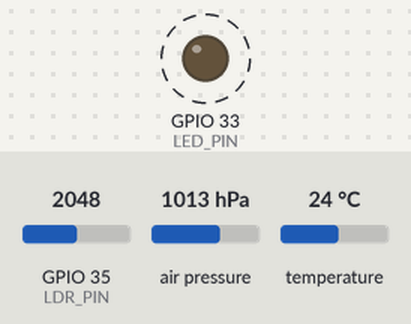
Bench run of a sketch on a simulated ESP32. On the bench: output pins drawn as LEDs (lit = HIGH). Dashed ring = blinking. The inputs (shaded band) are chosen by the test bench; at power-on: GPIO 35 (LDR_PIN) = 2048, air pressure 1013 hPa, temperature 24 °C. Storage starts empty; nothing arrives over Bluetooth unless stated; what the sketch prints to the serial monitor is not drawn.

Above: at 0.2 s.
Timing chart, 0 to 3.0 s (numbered marks = the images above):
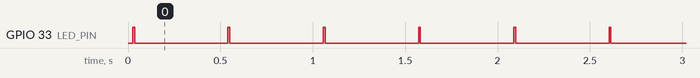

Measured:
- by itself, GPIO 33 (LED_PIN): alternates HIGH for 0.01 s and LOW for 0.51 s

The sketch:

Lecturas_de_sensor_BT.ino
```cpp
//Mandar estas lecturas por BT Serial
//Cada 100ms
#include "FS.h"
#include "SD.h"
#include "SPI.h"


//Loguear la info del sensor barometrico y LDR
#define LED_PIN 33
#define LDR_PIN 35

#include <Adafruit_BMP085.h>//Importar biblioteca

#include "BluetoothSerial.h"

const char *pin = "1234";

String device_name = "ESP32-BT-Slave";

#if !defined(CONFIG_BT_ENABLED) || !defined(CONFIG_BLUEDROID_ENABLED)
#error Bluetooth is not enabled! Please run `make menuconfig` to and enable it
#endif

#if !defined(CONFIG_BT_SPP_ENABLED)
#error Serial Bluetooth not available or not enabled. It is only available for the ESP32 chip.
#endif


BluetoothSerial SerialBT; //Objeto BT
Adafruit_BMP085 bmp; //Objeto bmp
char payload[80];

File readings;

void setup() {


  Serial.begin(9600);
  SerialBT.begin("Chips"); //Bluetooth device name
  Serial.printf("Bluetooth configurado");

  #ifdef USE_PIN
    SerialBT.setPin(pin);
    Serial.println("Using PIN");
  #endif
  if (!bmp.begin(


  )) {
	Serial.println("Could not find a valid BMP085 sensor, check wiring!");
	while (1) {}
  }
  pinMode(LED_PIN,OUTPUT);
  Serial.begin(9600);
  if(!SD.begin()){
    Serial.println("Card Mount Failed");
    return;
  }
}

void loop() {
  //Hacer el payload de lecturas de sensores
  float pressure = bmp.readPressure();
  float temperature = bmp.readTemperature();
  int luminosity = analogRead(LDR_PIN);


    sprintf(payload, "%6.2f, %3.2f, %d", pressure, temperature, luminosity);


  digitalWrite(LED_PIN,HIGH);

    readings = SD.open("/lecturas_sensor.csv",FILE_APPEND);
    readings.println(payload);
    readings.close();
    SerialBT.println(payload);
    Serial.println(payload);
  digitalWrite(LED_PIN,LOW);
    delay(500);

}
```
